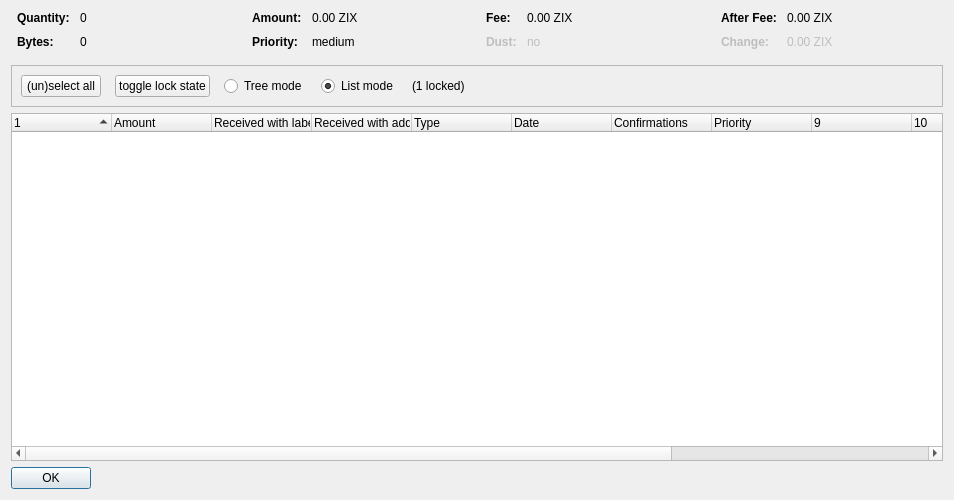
<?xml version="1.0" encoding="UTF-8"?>
<ui version="4.0">
 <class>CoinControlDialog</class>
 <widget class="QDialog" name="CoinControlDialog">
  <property name="geometry">
   <rect>
    <x>0</x>
    <y>0</y>
    <width>954</width>
    <height>500</height>
   </rect>
  </property>
  <property name="windowTitle">
   <string>Coin Selection</string>
  </property>
  <layout class="QVBoxLayout" name="verticalLayout">
   <item>
    <layout class="QHBoxLayout" name="horizontalLayoutTop" stretch="0,0,0,0">
     <property name="topMargin">
      <number>0</number>
     </property>
     <property name="bottomMargin">
      <number>10</number>
     </property>
     <item>
      <layout class="QFormLayout" name="formLayoutCoinControl1">
       <property name="horizontalSpacing">
        <number>10</number>
       </property>
       <property name="verticalSpacing">
        <number>10</number>
       </property>
       <property name="leftMargin">
        <number>6</number>
       </property>
       <property name="rightMargin">
        <number>6</number>
       </property>
       <item row="0" column="0">
        <widget class="QLabel" name="labelCoinControlQuantityText">
         <property name="font">
          <font>
           <weight>75</weight>
           <bold>true</bold>
          </font>
         </property>
         <property name="text">
          <string>Quantity:</string>
         </property>
        </widget>
       </item>
       <item row="0" column="1">
        <widget class="QLabel" name="labelCoinControlQuantity">
         <property name="cursor">
          <cursorShape>IBeamCursor</cursorShape>
         </property>
         <property name="contextMenuPolicy">
          <enum>Qt::ActionsContextMenu</enum>
         </property>
         <property name="text">
          <string notr="true">0</string>
         </property>
         <property name="textInteractionFlags">
          <set>Qt::LinksAccessibleByMouse|Qt::TextSelectableByKeyboard|Qt::TextSelectableByMouse</set>
         </property>
        </widget>
       </item>
       <item row="1" column="0">
        <widget class="QLabel" name="labelCoinControlBytesText">
         <property name="font">
          <font>
           <weight>75</weight>
           <bold>true</bold>
          </font>
         </property>
         <property name="text">
          <string>Bytes:</string>
         </property>
        </widget>
       </item>
       <item row="1" column="1">
        <widget class="QLabel" name="labelCoinControlBytes">
         <property name="cursor">
          <cursorShape>IBeamCursor</cursorShape>
         </property>
         <property name="contextMenuPolicy">
          <enum>Qt::ActionsContextMenu</enum>
         </property>
         <property name="text">
          <string notr="true">0</string>
         </property>
         <property name="textInteractionFlags">
          <set>Qt::LinksAccessibleByMouse|Qt::TextSelectableByKeyboard|Qt::TextSelectableByMouse</set>
         </property>
        </widget>
       </item>
      </layout>
     </item>
     <item>
      <layout class="QFormLayout" name="formLayoutCoinControl2">
       <property name="horizontalSpacing">
        <number>10</number>
       </property>
       <property name="verticalSpacing">
        <number>10</number>
       </property>
       <property name="leftMargin">
        <number>6</number>
       </property>
       <property name="rightMargin">
        <number>6</number>
       </property>
       <item row="0" column="0">
        <widget class="QLabel" name="labelCoinControlAmountText">
         <property name="font">
          <font>
           <weight>75</weight>
           <bold>true</bold>
          </font>
         </property>
         <property name="text">
          <string>Amount:</string>
         </property>
        </widget>
       </item>
       <item row="0" column="1">
        <widget class="QLabel" name="labelCoinControlAmount">
         <property name="cursor">
          <cursorShape>IBeamCursor</cursorShape>
         </property>
         <property name="contextMenuPolicy">
          <enum>Qt::ActionsContextMenu</enum>
         </property>
         <property name="text">
          <string notr="true">0.00 ZIX</string>
         </property>
         <property name="textInteractionFlags">
          <set>Qt::LinksAccessibleByMouse|Qt::TextSelectableByKeyboard|Qt::TextSelectableByMouse</set>
         </property>
        </widget>
       </item>
       <item row="1" column="0">
        <widget class="QLabel" name="labelCoinControlPriorityText">
         <property name="font">
          <font>
           <weight>75</weight>
           <bold>true</bold>
          </font>
         </property>
         <property name="text">
          <string>Priority:</string>
         </property>
        </widget>
       </item>
       <item row="1" column="1">
        <widget class="QLabel" name="labelCoinControlPriority">
         <property name="cursor">
          <cursorShape>IBeamCursor</cursorShape>
         </property>
         <property name="contextMenuPolicy">
          <enum>Qt::ActionsContextMenu</enum>
         </property>
         <property name="text">
          <string>medium</string>
         </property>
         <property name="textInteractionFlags">
          <set>Qt::LinksAccessibleByMouse|Qt::TextSelectableByKeyboard|Qt::TextSelectableByMouse</set>
         </property>
        </widget>
       </item>
      </layout>
     </item>
     <item>
      <layout class="QFormLayout" name="formLayoutCoinControl3">
       <property name="horizontalSpacing">
        <number>10</number>
       </property>
       <property name="verticalSpacing">
        <number>10</number>
       </property>
       <property name="leftMargin">
        <number>6</number>
       </property>
       <property name="rightMargin">
        <number>6</number>
       </property>
       <item row="0" column="0">
        <widget class="QLabel" name="labelCoinControlFeeText">
         <property name="font">
          <font>
           <weight>75</weight>
           <bold>true</bold>
          </font>
         </property>
         <property name="text">
          <string>Fee:</string>
         </property>
        </widget>
       </item>
       <item row="0" column="1">
        <widget class="QLabel" name="labelCoinControlFee">
         <property name="cursor">
          <cursorShape>IBeamCursor</cursorShape>
         </property>
         <property name="contextMenuPolicy">
          <enum>Qt::ActionsContextMenu</enum>
         </property>
         <property name="text">
          <string notr="true">0.00 ZIX</string>
         </property>
         <property name="textInteractionFlags">
          <set>Qt::LinksAccessibleByMouse|Qt::TextSelectableByKeyboard|Qt::TextSelectableByMouse</set>
         </property>
        </widget>
       </item>
       <item row="1" column="0">
        <widget class="QLabel" name="labelCoinControlLowOutputText">
         <property name="enabled">
          <bool>false</bool>
         </property>
         <property name="font">
          <font>
           <weight>75</weight>
           <bold>true</bold>
          </font>
         </property>
         <property name="text">
          <string>Dust:</string>
         </property>
        </widget>
       </item>
       <item row="1" column="1">
        <widget class="QLabel" name="labelCoinControlLowOutput">
         <property name="enabled">
          <bool>false</bool>
         </property>
         <property name="cursor">
          <cursorShape>IBeamCursor</cursorShape>
         </property>
         <property name="contextMenuPolicy">
          <enum>Qt::ActionsContextMenu</enum>
         </property>
         <property name="text">
          <string>no</string>
         </property>
         <property name="textInteractionFlags">
          <set>Qt::LinksAccessibleByMouse|Qt::TextSelectableByKeyboard|Qt::TextSelectableByMouse</set>
         </property>
        </widget>
       </item>
      </layout>
     </item>
     <item>
      <layout class="QFormLayout" name="formLayoutCoinControl4">
       <property name="horizontalSpacing">
        <number>10</number>
       </property>
       <property name="verticalSpacing">
        <number>10</number>
       </property>
       <property name="leftMargin">
        <number>6</number>
       </property>
       <property name="rightMargin">
        <number>6</number>
       </property>
       <item row="0" column="0">
        <widget class="QLabel" name="labelCoinControlAfterFeeText">
         <property name="font">
          <font>
           <weight>75</weight>
           <bold>true</bold>
          </font>
         </property>
         <property name="text">
          <string>After Fee:</string>
         </property>
        </widget>
       </item>
       <item row="0" column="1">
        <widget class="QLabel" name="labelCoinControlAfterFee">
         <property name="cursor">
          <cursorShape>IBeamCursor</cursorShape>
         </property>
         <property name="contextMenuPolicy">
          <enum>Qt::ActionsContextMenu</enum>
         </property>
         <property name="text">
          <string notr="true">0.00 ZIX</string>
         </property>
         <property name="textInteractionFlags">
          <set>Qt::LinksAccessibleByMouse|Qt::TextSelectableByKeyboard|Qt::TextSelectableByMouse</set>
         </property>
        </widget>
       </item>
       <item row="1" column="0">
        <widget class="QLabel" name="labelCoinControlChangeText">
         <property name="enabled">
          <bool>false</bool>
         </property>
         <property name="font">
          <font>
           <weight>75</weight>
           <bold>true</bold>
          </font>
         </property>
         <property name="text">
          <string>Change:</string>
         </property>
        </widget>
       </item>
       <item row="1" column="1">
        <widget class="QLabel" name="labelCoinControlChange">
         <property name="enabled">
          <bool>false</bool>
         </property>
         <property name="cursor">
          <cursorShape>IBeamCursor</cursorShape>
         </property>
         <property name="contextMenuPolicy">
          <enum>Qt::ActionsContextMenu</enum>
         </property>
         <property name="text">
          <string notr="true">0.00 ZIX</string>
         </property>
         <property name="textInteractionFlags">
          <set>Qt::LinksAccessibleByMouse|Qt::TextSelectableByKeyboard|Qt::TextSelectableByMouse</set>
         </property>
        </widget>
       </item>
      </layout>
     </item>
    </layout>
   </item>
   <item>
    <widget class="QFrame" name="frame">
     <property name="minimumSize">
      <size>
       <width>0</width>
       <height>40</height>
      </size>
     </property>
     <property name="frameShape">
      <enum>QFrame::StyledPanel</enum>
     </property>
     <property name="frameShadow">
      <enum>QFrame::Sunken</enum>
     </property>
     <layout class="QHBoxLayout" name="horizontalLayout">
      <item>
       <layout class="QHBoxLayout" name="horizontalLayoutPanel" stretch="0,0,0,0,0,0">
        <property name="spacing">
         <number>14</number>
        </property>
        <item>
         <widget class="QPushButton" name="pushButtonSelectAll">
          <property name="sizePolicy">
           <sizepolicy hsizetype="Maximum" vsizetype="Fixed">
            <horstretch>0</horstretch>
            <verstretch>0</verstretch>
           </sizepolicy>
          </property>
          <property name="text">
           <string>(un)select all</string>
          </property>
          <property name="autoDefault">
           <bool>false</bool>
          </property>
         </widget>
        </item>
        <item>
         <widget class="QPushButton" name="pushButtonToggleLock">
          <property name="sizePolicy">
           <sizepolicy hsizetype="Maximum" vsizetype="Fixed">
            <horstretch>0</horstretch>
            <verstretch>0</verstretch>
           </sizepolicy>
          </property>
          <property name="text">
           <string>toggle lock state</string>
          </property>
          <property name="autoDefault">
           <bool>false</bool>
          </property>
         </widget>
        </item>
        <item>
         <widget class="QRadioButton" name="radioTreeMode">
          <property name="sizePolicy">
           <sizepolicy hsizetype="Maximum" vsizetype="Fixed">
            <horstretch>0</horstretch>
            <verstretch>0</verstretch>
           </sizepolicy>
          </property>
          <property name="text">
           <string>Tree mode</string>
          </property>
         </widget>
        </item>
        <item>
         <widget class="QRadioButton" name="radioListMode">
          <property name="sizePolicy">
           <sizepolicy hsizetype="Maximum" vsizetype="Fixed">
            <horstretch>0</horstretch>
            <verstretch>0</verstretch>
           </sizepolicy>
          </property>
          <property name="text">
           <string>List mode</string>
          </property>
          <property name="checked">
           <bool>true</bool>
          </property>
         </widget>
        </item>
        <item>
         <widget class="QLabel" name="labelLocked">
          <property name="text">
           <string>(1 locked)</string>
          </property>
         </widget>
        </item>
        <item>
         <spacer name="horizontalSpacer">
          <property name="orientation">
           <enum>Qt::Horizontal</enum>
          </property>
          <property name="sizeHint" stdset="0">
           <size>
            <width>40</width>
            <height>20</height>
           </size>
          </property>
         </spacer>
        </item>
       </layout>
      </item>
     </layout>
    </widget>
   </item>
   <item>
    <widget class="CoinControlTreeWidget" name="treeWidget">
     <property name="contextMenuPolicy">
      <enum>Qt::CustomContextMenu</enum>
     </property>
     <property name="sortingEnabled">
      <bool>false</bool>
     </property>
     <property name="columnCount">
      <number>13</number>
     </property>
     <attribute name="headerShowSortIndicator" stdset="0">
      <bool>true</bool>
     </attribute>
     <attribute name="headerStretchLastSection">
      <bool>false</bool>
     </attribute>
     <column>
      <property name="text">
       <string/>
      </property>
     </column>
     <column>
      <property name="text">
       <string>Amount</string>
      </property>
     </column>
     <column>
      <property name="text">
       <string>Received with label</string>
      </property>
     </column>
     <column>
      <property name="text">
       <string>Received with address</string>
      </property>
     </column>
     <column>
      <property name="text">
	<string>Type</string>
      </property>
     </column>
     <column>
      <property name="text">	 
       <string>Date</string>
      </property>
     </column>
     <column>
      <property name="text">
       <string>Confirmations</string>
      </property>
      <property name="toolTip">
       <string>Confirmed</string>
      </property>
     </column>
     <column>
      <property name="text">
       <string>Priority</string>
      </property>
     </column>
     <column>
      <property name="text">
       <string/>
      </property>
     </column>
     <column>
      <property name="text">
       <string/>
      </property>
     </column>
     <column>
      <property name="text">
       <string/>
      </property>
     </column>
     <column>
      <property name="text">
       <string/>
      </property>
     </column>
     <column>
      <property name="text">
       <string/>
      </property>
     </column>
    </widget>
   </item>
   <item>
    <widget class="QDialogButtonBox" name="buttonBox">
     <property name="sizePolicy">
      <sizepolicy hsizetype="Maximum" vsizetype="Fixed">
       <horstretch>0</horstretch>
       <verstretch>0</verstretch>
      </sizepolicy>
     </property>
     <property name="orientation">
      <enum>Qt::Horizontal</enum>
     </property>
     <property name="standardButtons">
      <set>QDialogButtonBox::Ok</set>
     </property>
    </widget>
   </item>
  </layout>
 </widget>
 <customwidgets>
  <customwidget>
   <class>CoinControlTreeWidget</class>
   <extends>QTreeWidget</extends>
   <header>coincontroltreewidget.h</header>
  </customwidget>
 </customwidgets>
 <resources/>
 <connections/>
</ui>
